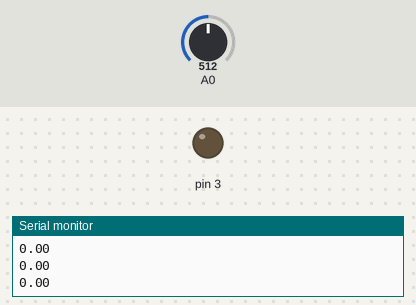
This sketch was run on a simulated Arduino Uno, built with avr-gcc and run on an emulated ATmega328P. On the bench: output pins drawn as LEDs (lit = HIGH), the last lines printed to the serial monitor. The test bench sets the inputs (shaded band); at power-on: A0 = 512.

Above: at 1.2 s.
1.3 s: A0 set to 0
At 1.88 s:
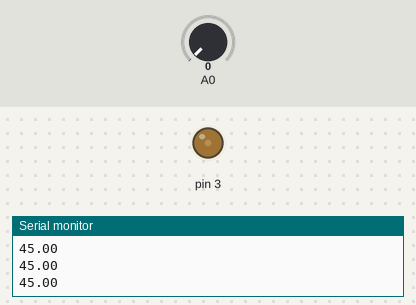
At 3.94 s:
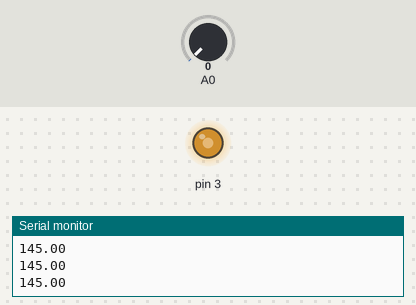
4.3 s: A0 set to 122
5.8 s: A0 set to 0
At 7.42 s:
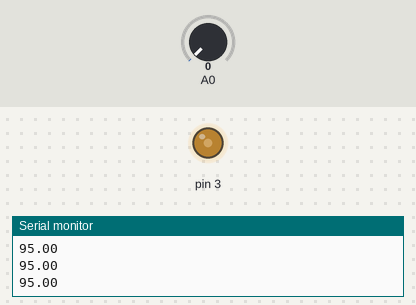
8.8 s: A0 set to 306
Timing chart, 0 to 11.3 s (numbered marks = the images above; inputs shaded):
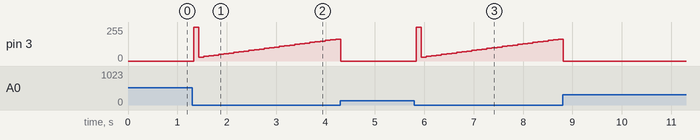

The sketch:

Task_3.ino
```cpp
#include <PID_v1.h>
//Define Variables we'll be connecting to
double Setpoint, Input, Output;
//Specify the links and initial tuning parameters
PID myPID(&Input, &Output, &Setpoint,2,5,1, DIRECT);
void setup()
{
 //initialize the variables we're linked to
 Setpoint = 10;
 //turn the PID on
 myPID.SetMode(AUTOMATIC);
 Serial.begin(9600);
}
void loop()
{
 Input = analogRead(A0);
myPID.Compute();
 analogWrite(3,Output);
 Serial.println(Output);
}
```

Measured:
- after the input at 1.3 s, pin 3: 0/255 → 255/255 at once, → 30/255 0.10 s later, → 35/255 0.10 s later, → 40/255 0.10 s later, … (29 changes in this stretch)
- after the input at 5.8 s, pin 3: 0/255 → 255/255 at once, → 30/255 0.10 s later, → 35/255 0.10 s later, → 40/255 0.10 s later, … (29 changes in this stretch)
